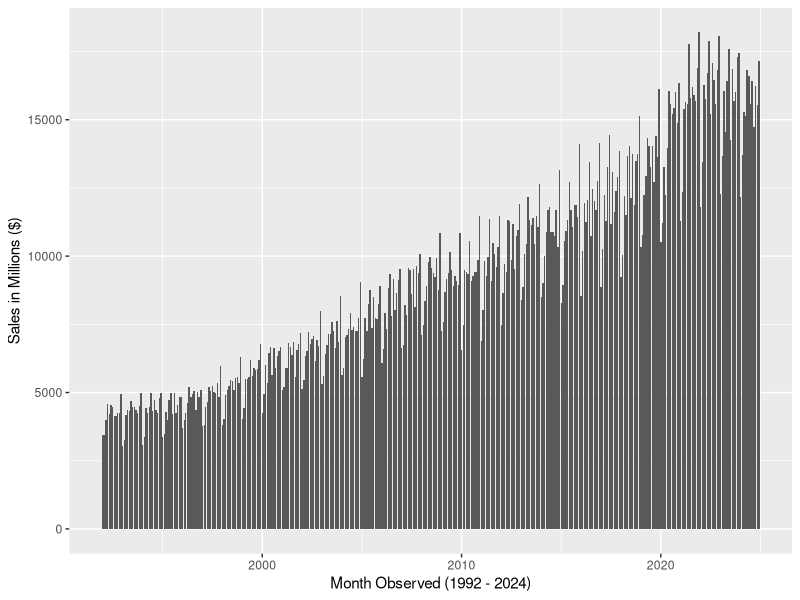
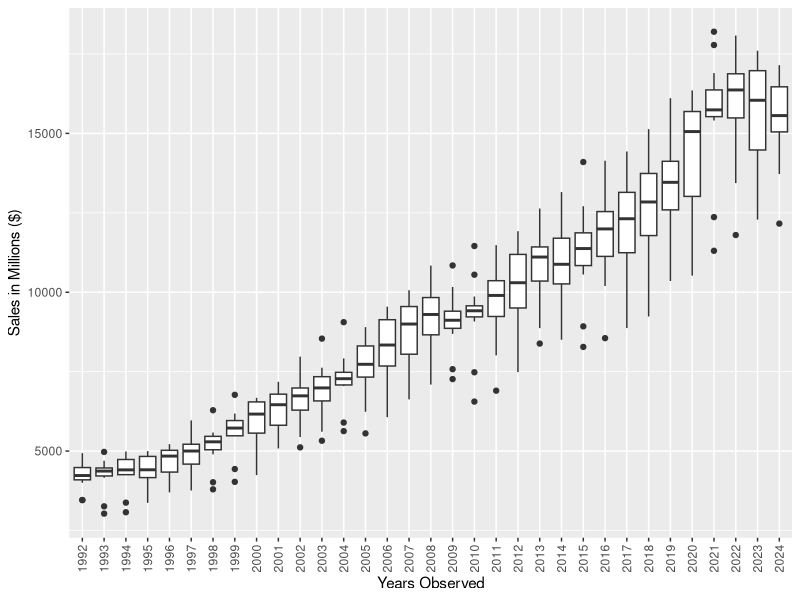
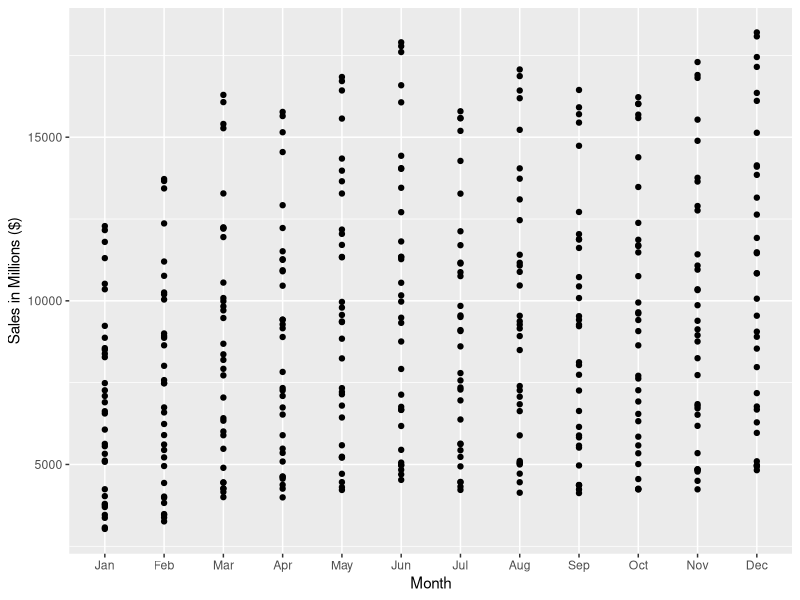

The R script that drew these images, in order:
## ---- chunk 1
knitr::opts_chunk$set(echo = TRUE)
## ---- chunk 2
# Assignment: 1.2 Assignment
# Name: Dice, Seth
# Date: 2025-06-08

suppressMessages(library(ggplot2))
suppressMessages(library(openxlsx))
suppressMessages(library(tidyverse))
suppressMessages(library(lubridate))
suppressMessages(library(dplyr))

# Set working directory
setwd("C:\\Users\\sethd\\OneDrive\\Desktop\\MS in Data Science Bellevue\\Classes\\DSC 630-T301 Predictive Analytics\\Week 1")

# Reading in file
monthly_sales <- read.xlsx("monthly_alc_sales_1992_2025.xlsx", sheet = 2, detectDates = TRUE) %>%
  # Removing 2025 years as there is only 3 months worth of data
  filter(observation_date < "2025-01-01")
## ---- chunk 3
# Create a histogram or bar graph from your data.
## Bar graph is to show the sales from 1992 to 2024
ggplot(monthly_sales, aes(x = observation_date, y = `millions_$`)) +
  geom_bar(stat = "identity") +
  xlab("Month Observed (1992 - 2024)") +
  ylab("Sales in Millions ($)")
## ---- chunk 4
# Creating additional column for years to group by
monthly_sales_years <- monthly_sales %>%
  mutate(year_date = str_sub(observation_date, 1, 4),
         year_date = as.factor(year_date))

ggplot(monthly_sales_years, aes(x = year_date, y = `millions_$`)) +
  geom_boxplot(notch = FALSE) +
  xlab("Years Observed") +
  ylab("Sales in Millions ($)") +
  theme(axis.text.x = element_text(angle = 90, vjust = 0.5, hjust = 1))
## ---- chunk 5
# Creating month number to help order by/creating month abbreviation
monthly_sales_season <- monthly_sales %>%
  mutate(
    month_num = month(observation_date)
  )

# Converting month number to month abbreviation for graph
monthly_sales_season$month <- as.factor(with(monthly_sales_season, month.abb[month_num]))

# Create a bivariate plot from your data
ggplot(monthly_sales_season)  + 
  # Ordering by month_num
  geom_point(aes(x = fct_reorder(month, month_num), y = `millions_$`)) +
  xlab("Month") +
  ylab("Sales in Millions ($)")
